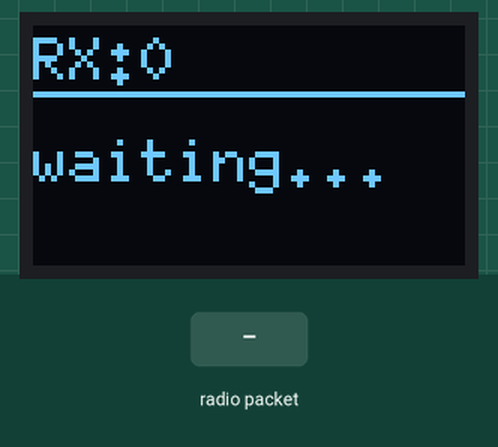
A sketch run on a simulated ESP32-C3. Shown: 72×40 one-colour display. The inputs (shaded band) are chosen by the test bench. What the sketch prints to the serial monitor is not drawn.

Above: at 1.7 s.
1.8 s: radio packet "reset" arrives
At 2.4 s:
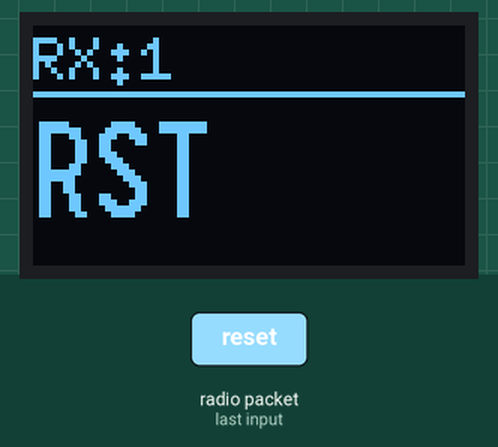
4.8 s: radio packet "black" arrives
At 5.4 s:
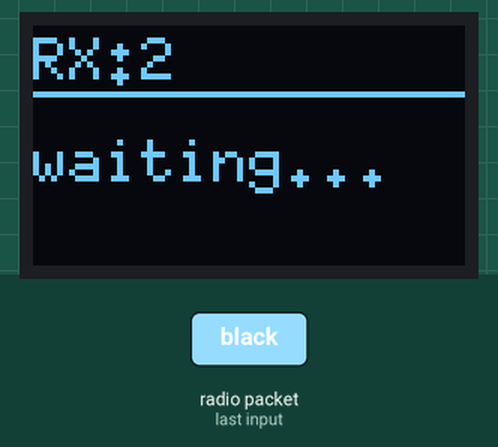
6.3 s: radio packet "yellow" arrives
At 6.7 s:
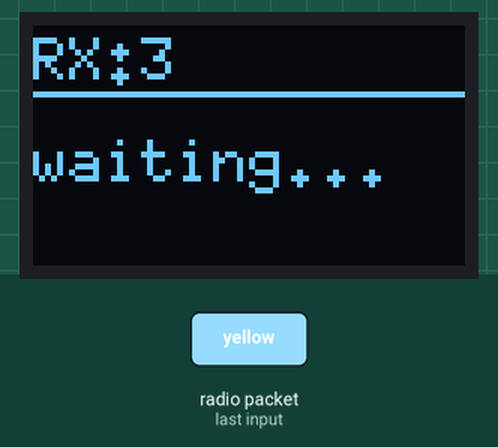
7.8 s: radio packet "addpoint" arrives
At 8.2 s:
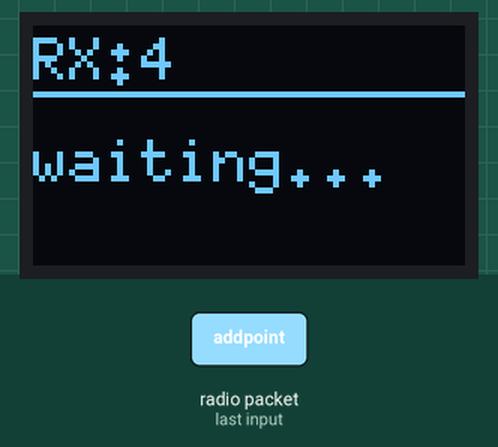
9.3 s: radio packet "subtractpoint" arrives
At 10.6 s:
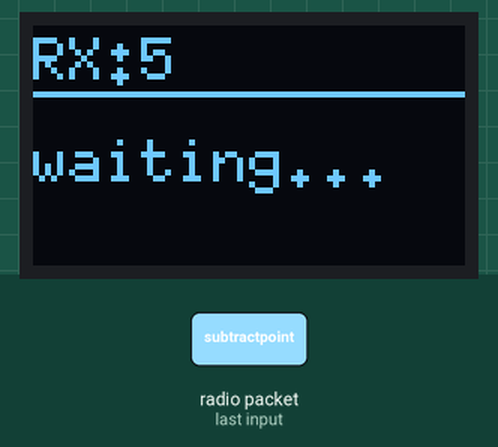
Timing chart, 0 to 11.8 s (numbered marks = the images above; inputs shaded):
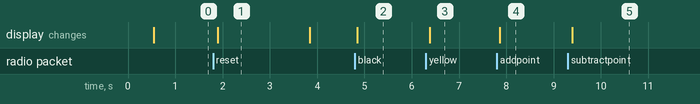

The sketch:

receiver.ino
```cpp
/*
 * SUMMA V3 — padel scoring receiver firmware
 * ============================================
 *
 * Plugged into the Raspberry Pi over USB-C. Always powered, no sleep.
 *
 * Job:
 *   1. Listen for ESP-NOW packets from the two single-button remotes.
 *   2. Print every received payload on USB serial, prefixed "got: ".
 *   3. Show the last action + a counter on the 72×40 SSD1306 OLED.
 *
 * Wire format (set by remote.ino):
 *   "<team> <action>|<event_id>"   e.g. "black addpoint|rb-00041-007"
 *   "reset|<event_id>"             reset has no team prefix
 *
 *   <action> is one of: addpoint | subtractpoint
 *   (Coming from the new gesture remote: tap=+1, double-tap=-1, hold-3s=reset.
 *    Power on/off gestures stay LOCAL to the remote — they never hit the air.)
 *
 * The Pi-side tools/serial_bridge.py reads "got: ..." lines, picks the
 * trailing |<event_id>, and POSTs to the Flask /remote_event endpoint.
 * This sketch contains zero scoring logic by design — all rules live in
 * Python where they are easy to change without reflashing.
 *
 * Board:    "ESP32C3 Dev Module"
 * Setting:  Tools → USB CDC On Boot → Enabled
 * Library:  U8g2  (Library Manager → "U8g2 by oliver")
 */

#include <WiFi.h>
#include <esp_now.h>
#include <U8g2lib.h>
#include <Wire.h>

// 72×40 SSD1306 on the ESP32-C3 Super Mini's onboard OLED pads.
// SCL = GPIO 6, SDA = GPIO 5 (these are the populated pads on the purple board).
U8G2_SSD1306_72X40_ER_F_HW_I2C oled(U8G2_R0, /*reset*/U8X8_PIN_NONE, /*SCL*/6, /*SDA*/5);

// Last-event bookkeeping. We split the parsed payload into a short tag
// (+1 / -1 / RST) and a team tag (BLK / YEL / —) so the 72-px-wide OLED
// can show both at once in big readable type, instead of cramming the
// raw "black addpoint" string in 5×7 pixels.
char     last_msg[64]  = "READY";    // raw payload (still printed on serial)
char     last_tag[8]   = "";         // "+1" | "-1" | "RST"
char     last_team[8]  = "";         // "BLK" | "YEL" | ""
uint32_t last_msg_at   = 0;
uint32_t recv_count    = 0;

// ── Parse "<team> <action>|..." into the short OLED tags ─────────────────
void parsePayload(const char *msg) {
  last_tag[0]  = '\0';
  last_team[0] = '\0';

  if (strncmp(msg, "reset", 5) == 0) {
    strcpy(last_tag, "RST");
    return;
  }
  if (strncmp(msg, "black", 5) == 0)       strcpy(last_team, "BLK");
  else if (strncmp(msg, "yellow", 6) == 0) strcpy(last_team, "YEL");
  else                                     return;

  if (strstr(msg, "addpoint"))           strcpy(last_tag, "+1");
  else if (strstr(msg, "subtractpoint")) strcpy(last_tag, "-1");
}

// ── ESP-NOW receive callback ─────────────────────────────────────────────
void onRecv(const esp_now_recv_info_t *info, const uint8_t *data, int len) {
  size_t n = (len < (int)sizeof(last_msg) - 1) ? len : (int)sizeof(last_msg) - 1;
  memcpy(last_msg, data, n);
  last_msg[n] = '\0';

  // Strip trailing newlines / nulls in case the sender included them
  while (n > 0 && (last_msg[n - 1] == '\n' ||
                   last_msg[n - 1] == '\r' ||
                   last_msg[n - 1] == '\0')) {
    last_msg[--n] = '\0';
  }

  recv_count++;
  parsePayload(last_msg);

  // The line the Pi bridge greps for. Keep "got: " prefix exactly.
  Serial.print("got: ");
  Serial.println(last_msg);

  last_msg_at = millis();
}

// ── OLED rendering ───────────────────────────────────────────────────────
void drawOLED() {
  oled.clearBuffer();

  // Top line: counter
  oled.setFont(u8g2_font_6x10_tr);
  oled.setCursor(0, 9);
  oled.print("RX:");
  oled.print(recv_count);
  oled.drawHLine(0, 11, 72);

  bool fresh = (last_msg_at > 0) && (millis() - last_msg_at < 2000);

  if (fresh && last_tag[0]) {
    // Big tag on the left ("+1" / "-1" / "RST")
    oled.setFont(u8g2_font_logisoso16_tr);
    oled.setCursor(0, 32);
    oled.print(last_tag);

    // Team tag stacked on the right
    if (last_team[0]) {
      oled.setFont(u8g2_font_6x10_tr);
      oled.setCursor(46, 24);
      oled.print(last_team);
    }
  } else {
    // Idle screen
    oled.setFont(u8g2_font_6x10_tr);
    oled.setCursor(0, 26);
    oled.print("waiting...");
  }

  oled.sendBuffer();
}

// ── Setup ────────────────────────────────────────────────────────────────
void setup() {
  Serial.begin(115200);
  delay(500);                          // give USB-CDC a moment to enumerate
  WiFi.mode(WIFI_STA);

  Serial.println();
  Serial.println("=== SUMMA RECEIVER ===");
  Serial.print("MAC: "); Serial.println(WiFi.macAddress());

  oled.begin();
  oled.setBusClock(400000);

  if (esp_now_init() != ESP_OK) {
    Serial.println("ESP-NOW init FAILED");
    oled.clearBuffer();
    oled.setFont(u8g2_font_6x10_tr);
    oled.setCursor(0, 12); oled.print("ESP-NOW");
    oled.setCursor(0, 24); oled.print("INIT FAIL");
    oled.sendBuffer();
    while (true) delay(1000);
  }
  esp_now_register_recv_cb(onRecv);

  Serial.println("ready");
}

// ── Loop ─────────────────────────────────────────────────────────────────
void loop() {
  drawOLED();
  delay(50);                           // 20 Hz redraw is plenty for a status pane
}
```

Measured:
- after the input at 1.8 s, the display: changes after 0.10 s (image 1)
- after the input at 4.8 s, the display: changes after 0.05 s (image 2)
- after the input at 6.3 s, the display: changes after 0.09 s (image 3)
- after the input at 7.8 s, the display: changes after 0.06 s (image 4)
- after the input at 9.3 s, the display: changes after 0.10 s (image 5)
- what the display in image 1 shows lasts 1.9 s, from 1.9 s to 3.8 s
